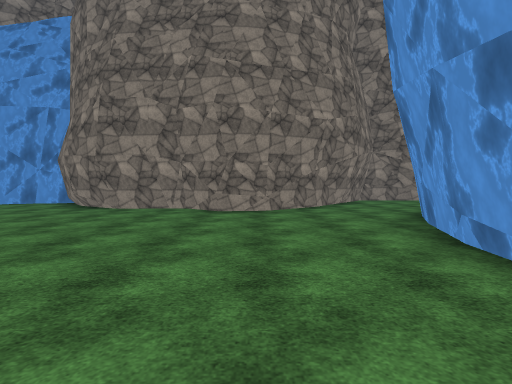
view 1 (above)

19 first-person views from a walk through a Unity game level. The camera is 1.5 m above the floor, tilts 2° down and sees 90° across. The floor is counted in squares, 2 m on a side. Each view is taken from the middle of a square. On the plan, view 1 faces up. The plan holds only what a view shows up to about 9 squares ahead; the rest is blank. The place goes on beyond the plan. Surface patterns are stand-ins for the level's own textures.

view 2
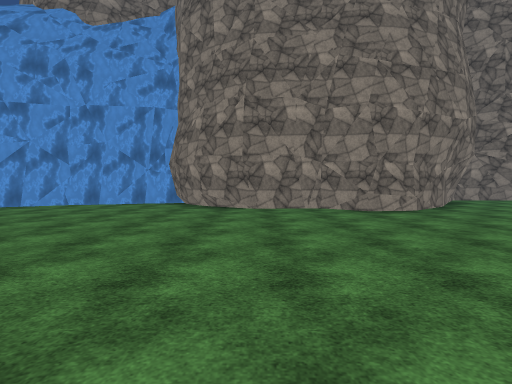

view 3
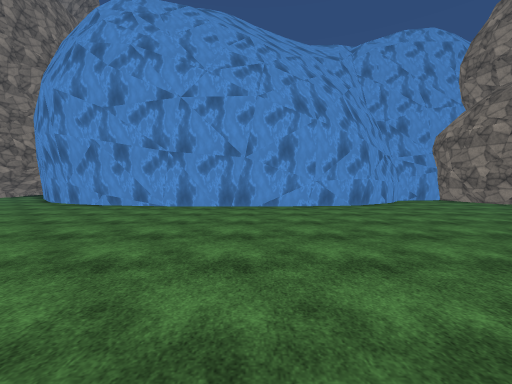

view 4
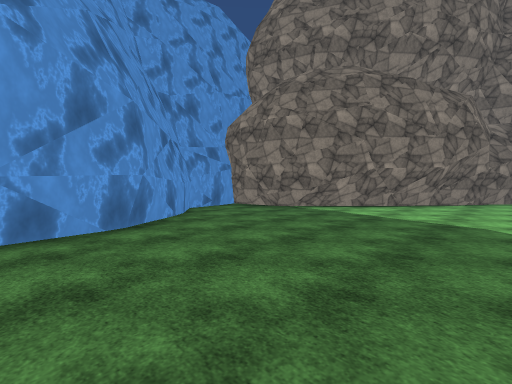

view 5
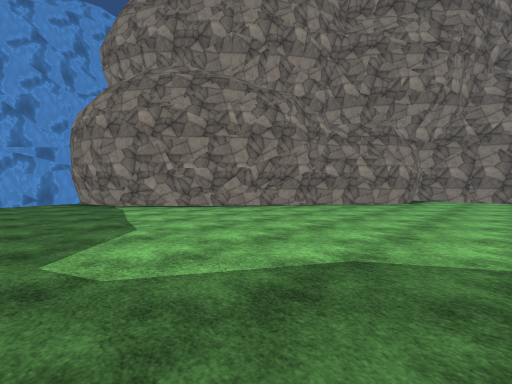

view 6
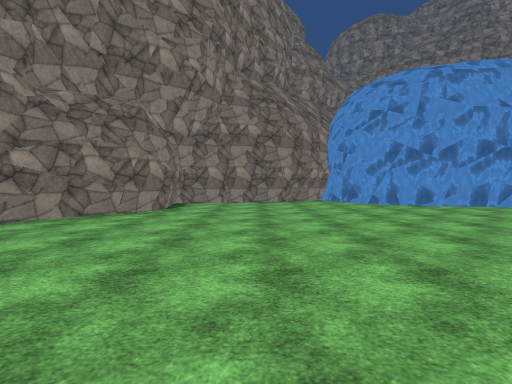

view 7
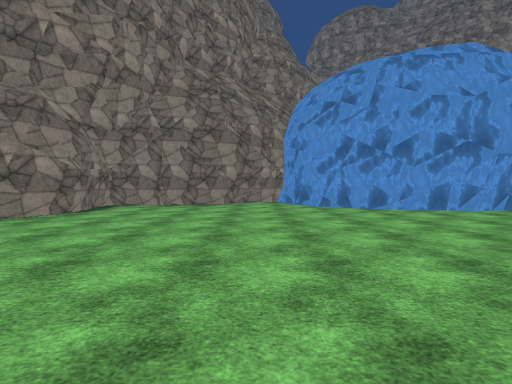

view 8
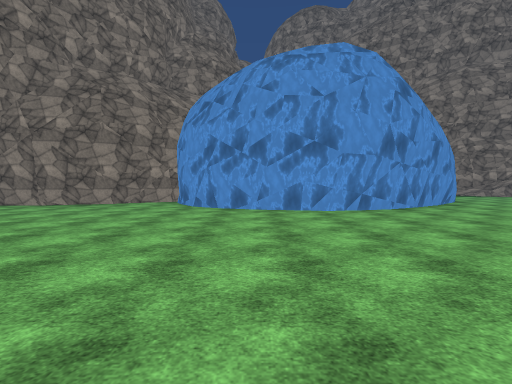

view 9
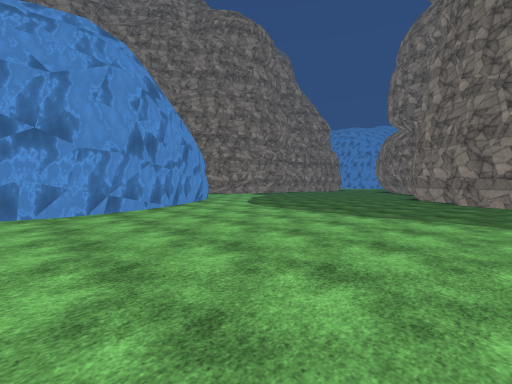

view 10
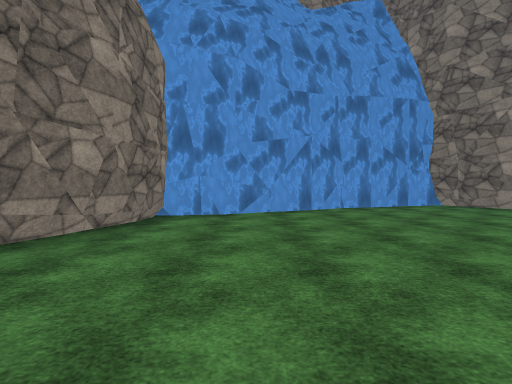

view 11
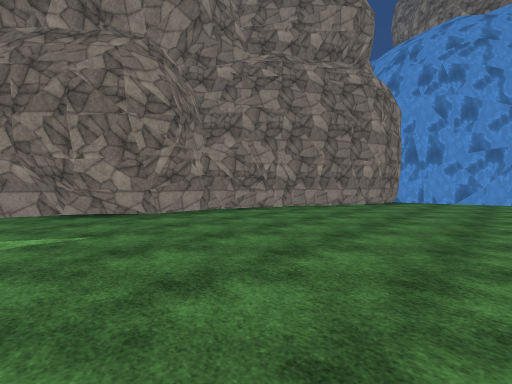

view 12
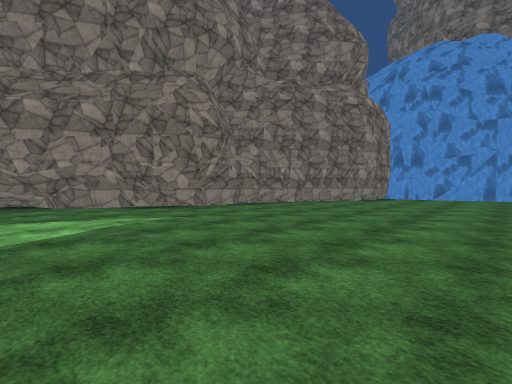

view 13
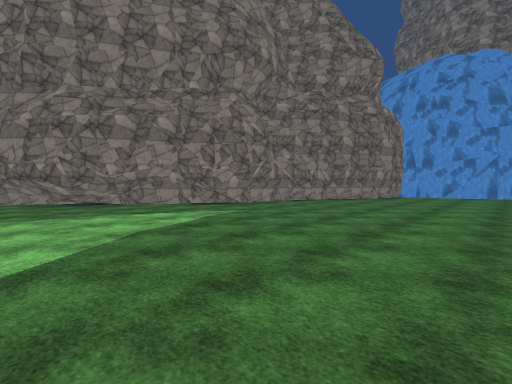

view 14
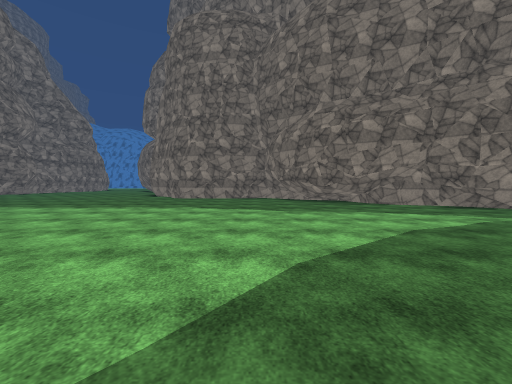

view 15
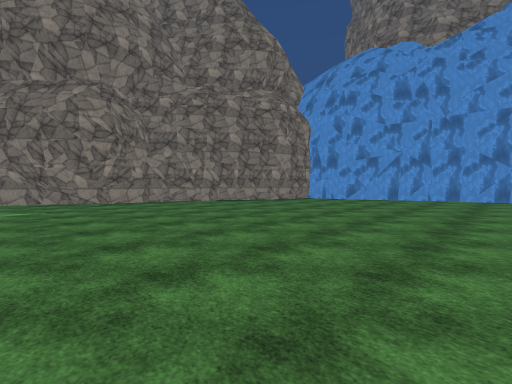

view 16
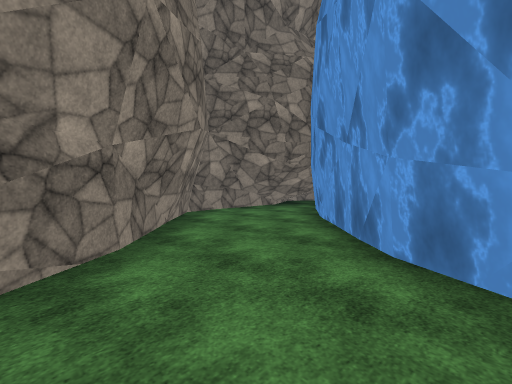

view 17
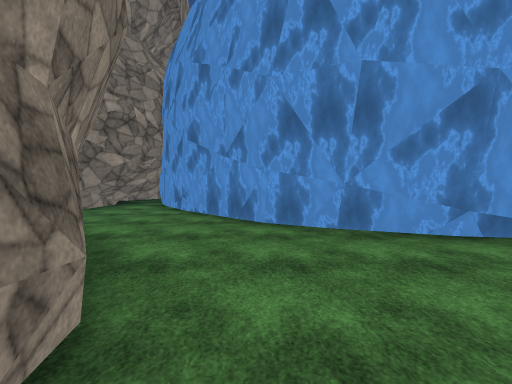

view 18
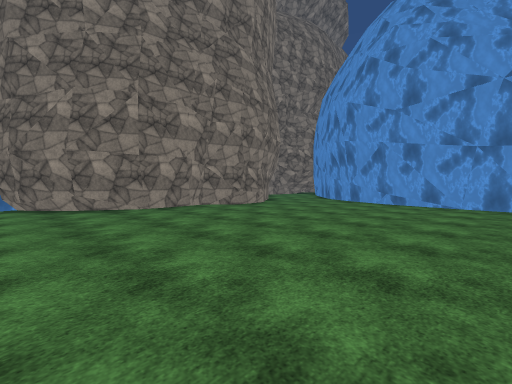

view 19
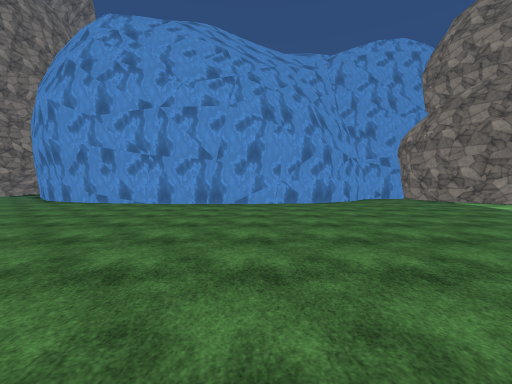

### Floor plan
Key: @ floor where view 1 was taken; # wall or solid block; . floor.
Columns run from 24 left of view 1 to 8 right of it. Each row starts with its distance up from view 1.
 11                             #####
 10                ####        ##...#
  9             ####..#       ##...##
  8           ###.....#########...##
  7          ##............##....##
  6         ##..................##
  5         #..................##
  4        ##..................#
  3        #...................#
  2       ##...................#
  1       #...................##
  0       #.................@.#
 -1       #..........  .......#
 -2      ##.......... ........#
 -3     ##....................#
 -4     #............ ........##
 -5    ##.........     ........#
 -6    ##.........      .......##
 -7  ###..........       .......##
 -8  #............    ...........#
 -9     ..........    ...........#
-10     .........     .........###
-11     ........      ........##
-12 #............   .........##
-13 #............. .........##
-14  .......................#
-15   .....................##
-16    ...................##
-17     .................##
-18      ................#
-19      ...#####........#
-20     ...##   ###......#
-21     .###      #..#####

Positions as (right, up) in squares from view 1, and headings:
1: (0, 0), facing up
2: (-4, 0), facing up
3: (-6, -2), facing right
4: (-2, -4), facing down-right
5: (-6, -8), facing down-right
6: (-6, -11), facing down
7: (-8, -12), facing down
8: (-12, -12), facing down
9: (-13, -12), facing down-left
10: (-13, 1), facing up
11: (-12, -4), facing up-left
12: (-11, -6), facing up-left
13: (-11, -8), facing up-left
14: (-11, -9), facing left
15: (-8, -4), facing up-left
16: (1, 5), facing up-right
17: (-1, 6), facing right
18: (-7, 0), facing up-right
19: (-7, -3), facing right
